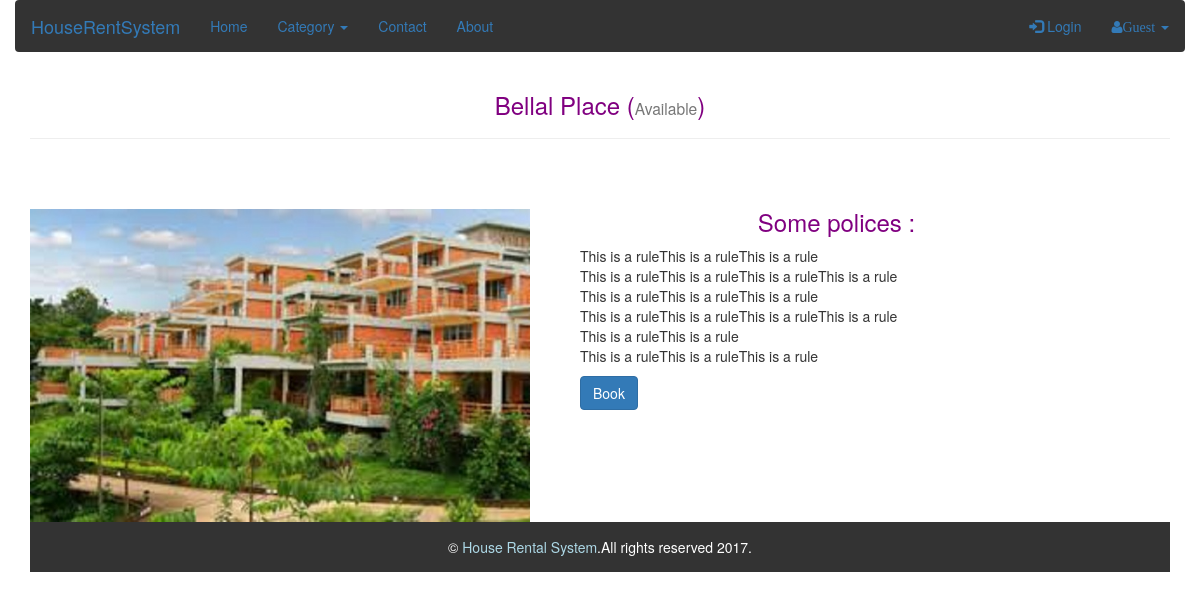
Page /booking_policy.php?booking_policy=9 on the committed database.
### tables this page shows
CREATE TABLE `houses` (
  `house_id` int(11) NOT NULL,
  `user_id` int(11) NOT NULL,
  `category` int(11) NOT NULL,
  `house_name` varchar(255) NOT NULL,
  `house_image` text NOT NULL,
  `house_rent` text NOT NULL,
  `added_date` date NOT NULL,
  `description` text NOT NULL,
  `address` text NOT NULL,
  `booking_status` tinyint(1) NOT NULL
);

### booking_policy.php (the view, shortened to what this page needs)
<?php include"includes/header.php" ; ?>
<?php include"includes/user_navigation.php" ; ?>
<div class="container">
				<div class="main">
<?php
if (isset($_GET['booking_policy'])) {
	$the_house_id = $_GET['booking_policy'] ;
}
$query = "SELECT * FROM houses WHERE house_id = {$the_house_id}";
$select_query = mysqli_query($connection,$query);
while ($row = mysqli_fetch_assoc($select_query)) {
	 $house_id = $row['house_id'];
	 $house_name = $row['house_name'];
	 $house_image = $row['house_image'];
	 $booking_status  = $row['booking_status'];
?>
		<?php
if ($booking_status == 0) {
	$status = 'Available';
}
else{
	$status = 'Booked';
}
?>
				<h3><?php echo $house_name." "."(" ; ?><small><?php echo $status ; ?></small>)</h3><hr>
				<div class="book-img">
					<img src="images/<?php echo $house_image ?>" alt="image"/>
				</div>
				<div class="book-text"><h3>Some polices : </h3>
					<p>
<ul>
	<li>This is a ruleThis is a ruleThis is a rule</li>
	<li>This is a ruleThis is a ruleThis is a ruleThis is a rule</li>
	<li>This is a ruleThis is a ruleThis is a rule</li>
	<li>This is a ruleThis is a ruleThis is a ruleThis is a rule</li>
	<li>This is a ruleThis is a rule</li>
	<li>This is a ruleThis is a ruleThis is a rule</li>
</ul>
					</p>
				</div>
			<?php } ?>
			<a href="book.php?book-house=<?php echo $house_id; ?>">
			<button type="button" name="book-house" class="btn btn-primary">Book</button></a>
				</div>
			</div>
			</div>
		<footer class="footer">
			<p>&copy; <a href="#">House Rental System</a>.All rights reserved 2017.</p>
		</footer>

### css/style.css (style rules this page uses)
* { padding: 0; margin: 0; }
body { background: #222; }
.main { margin: 1% 0; }
.main h3 { color: purple; }
.footer { background-color: #333; color: white; height: 50px; line-height: 50px; width: 100%; }
.footer p { text-align: center; }
.footer p a { color: lightblue; }
.book-img { width: 500px; height: auto; float: left; margin-right: 50px; margin-top: 50px; }
.book-img img { width: 100%; }
.book-text { width: 45%; overflow: hidden; margin-top: 50px; }
.booking-details h3, .main h3 { text-align: center; }
.container { width: 1170px; margin: auto; }

### rows in the picture
houses: house_name "Bellal Place", booking_status "Available", house_image (picture)
